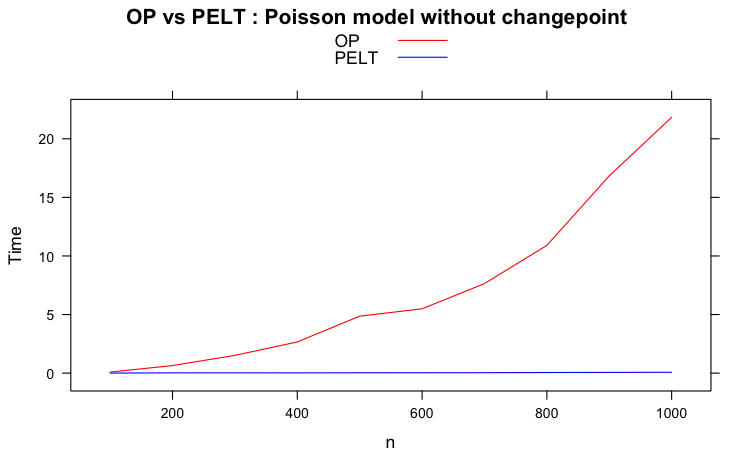

This figure's R source:
## Library
devtools::install_github("Qrtsaad/CHANGEPOINT", force = TRUE)
library(CHANGEPOINT)
library("parallel")
library(ggplot2)

##
cores <- detectCores()
cores

#### Initialisation de la séquence
seq <- seq(100,1000,100)


#### Calcul des coûts pour OP et PELT
resOP2 <- NULL
resPELT2 <- NULL

for(i in seq)
{
  print(i)
  data <- data_generator(n = i, type = "poisson")
  plot(data)
  tOP <- system.time(myOP(data, cost = "poisson"))[3]
  print(tOP)
  resOP2 <- c(resOP2, tOP)
  tPELT <- system.time(myPELT(data, cost = "poisson"))[3]
  print(tPELT)
  resPELT2 <- c(resPELT2, tPELT)
}


#### Affichage des vecteurs
seq
resOP2
resPELT2


#### Plot des graphes
n <- seq
OP <- resOPp
PELT <- resPELTp


## First plot
xyplot(OP + PELT ~ n, ylab = "Time", main = "OP vs PELT : Poisson model without changepoint", type = "l", auto.key = list(points = F,lines = T), par.settings = list(superpose.line = list(col = c("red","blue"))))

## Second plot
xyplot(log(OP) + log(PELT) ~ log(n), ylab = "log(Time)", main = "OP vs PELT : Poisson model without changepoint", type = "l", auto.key = list(points = F,lines = T), par.settings = list(superpose.line = list(col = c("red","blue"))))
